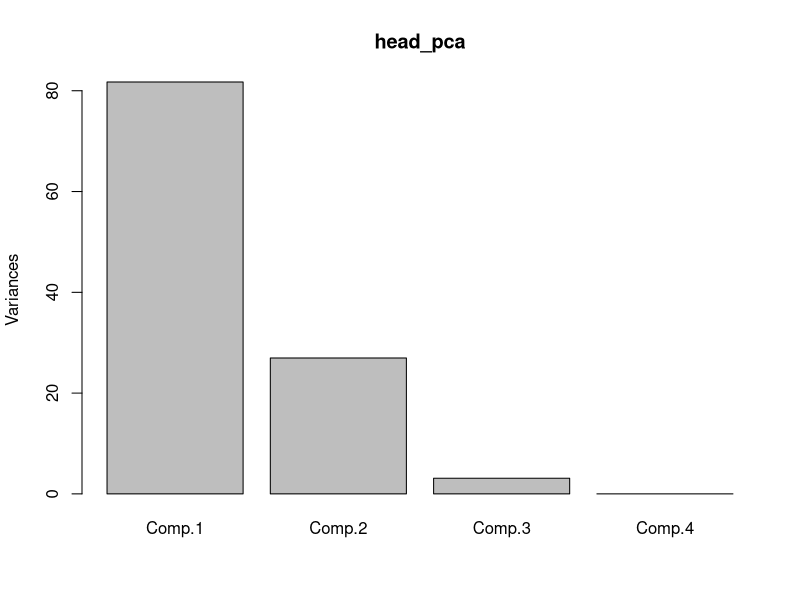

This figure's R source: (Note: this script raises an error after producing the figure.)
################################################################################
# Aufgabe 17
################################################################################

# Import data about headsize
headsize <-
  matrix(c(191, 195, 181, 183, 176, 208, 189, 197, 188, 192, 179, 183, 174, 190,
           188, 163, 195, 186, 181, 175, 192, 174, 176, 197, 190, 155, 149, 148,
           153, 144, 157, 150, 159, 152, 150, 158, 147, 150, 159, 151, 137, 155,
           153, 145, 140, 154, 143, 139, 167, 163, 179, 201, 185, 188, 171, 192,
           190, 189, 197, 187, 186, 174, 185, 195, 187, 161, 183, 173, 182, 165,
           185, 178, 176, 200, 187, 145, 152, 149, 149, 142, 152, 149, 152, 159,
           151, 148, 147, 152, 157, 158, 130, 158, 148, 146, 137, 152, 147, 143,
           158, 150)
         , nrow = 25, ncol = 4
         , dimnames = list(character(0)
                           , c("head1", "breadth1", "head2", "breadth2")))

# Analysis of principal components makes sense if 
#   1. The number of variables is large in comparison to the number of observations
#   2. The variables are highly correlated

headsize <-
  matrix(c(191, 195, 181, 183, 
           155, 149, 148, 153, 
           179, 201, 185, 188, 
           145, 152, 149, 149)
         , nrow = 4, ncol = 4
         , dimnames = list(character(0)
                           , c("head1", "breadth1", "head2", "breadth2")))

# Calculation of the variance matrix
var(headsize)

# Covariance matrix
cov(headsize)

# Corrleation matrix
cor(headsize)

#################################################################################
# Estimation of the principal components
################################################################################

# Returns eigenvectors and eigenvalues
eigen(headsize)

# Eigenvectors and matrix of the covariance matrix
# This equals the loadings of the summary of the princomp(headsize)!
eigen(cov(headsize))

# Format data
headsize <- as.data.frame(headsize)

# Principal components
head_pca <- princomp(headsize)
head_pca
summary(head_pca, loadings = TRUE)

# Visualization of the explained variance
plot(head_pca)

# Eigenvectors


# Matrix multiplied with eigenvectos
head_mult_eigen = as.matrix(headsize)%*%eigenvectors
# Matrix contains the eigenvectors on the diagonal and 0 on the rest 
# of the fields.
cov(head_mult_eigen)

# Amount on the total variation which is explained by the eigenvalues
round(eigenvalues/sum(eigenvalues)*100,digits=2)


#################################################################################
# Use of the correlation matrix
################################################################################

# Correlation matrix
cor(headsize)

# Eigenvectors and -values
eigenvectors = eigen(cor(headsize))$vectors
eigenvalues = eigen(cor(headsize))$values

sqrt(diag(cov(headsize)))

std_head = sqrt(diag(cov(headsize)))
std_head

headsize <- as.data.frame(headsize)

headsize01_std.frame<-as.matrix(headsize)%*%diag(1/std_head)

cov(as.matrix(headsize)%*%diag(1/std_head))

eigen(cor(headsize))$values*100/4


# Principal components
head_pca <- princomp(headsize)
head_pca
summary(head_pca, loadings = TRUE)

# Varanschaulichung der erkl?rten Varianz
plot(head_pca)

names(head_pca)

test = eigen(headsize)
headsize %*% test$vectors[,1]
test$values[1] %*% test$vectors[,2]


# Standard derivation
sd(c(191, 195, 181, 183))

as.matrix(headsize)%*%eigenvectors
eigen(cov(headsize))

cov(headsize)
var(headsize)

################################################################################
# Aufgabe 18
###############################################################################

################################################################################
# Aufgabe 19
################################################################################

################################################################################
# Aufgabe 20
################################################################################
